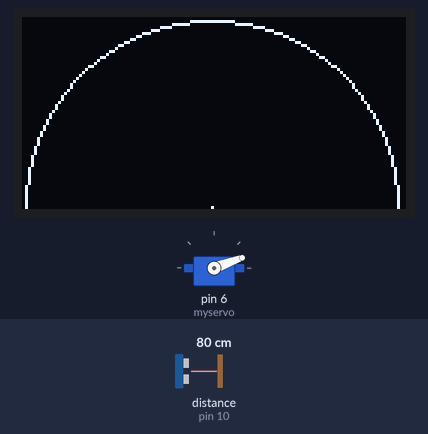
A sketch run on a simulated Arduino Uno, built with avr-gcc and run on an emulated ATmega328P. Shown: servo, 128×64 one-colour display. Wiring (inferred from the names in the program): ultrasonic range finder: trigger pin 9; echo pin 10. The test bench sets the inputs (shaded band); at power-on: distance to the obstacle (sensor on pin 10) 80 cm. The echo pulse lasts 58.3 µs per cm; what the sketch prints to the serial monitor is not drawn.

Above: at 1.2 s.
1.3 s: distance to the obstacle (sensor on pin 10) set to 60 cm
At 1.7 s:
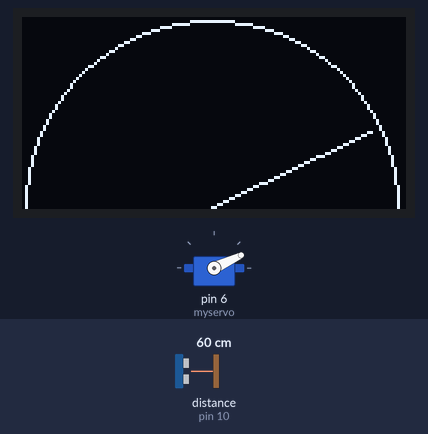
4.3 s: distance to the obstacle (sensor on pin 10) set to 2 cm
At 6.19 s:
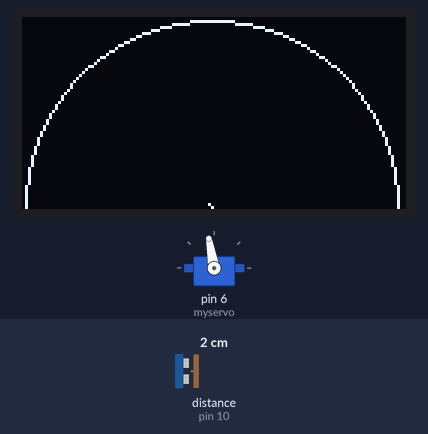
6.7 s: distance to the obstacle (sensor on pin 10) set to 4 cm
At 7.67 s:
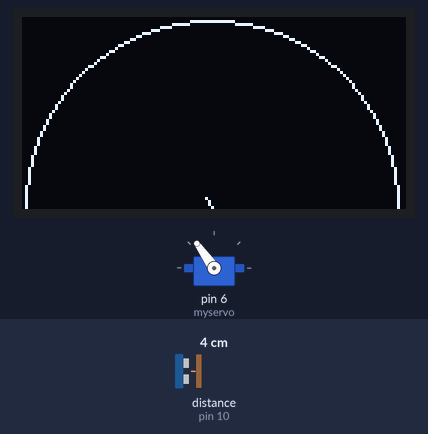
9.3 s: distance to the obstacle (sensor on pin 10) set to 18 cm
At 11.01 s:
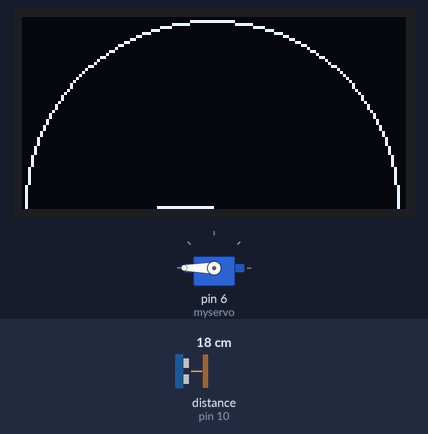
Timing chart, 0 to 12.4 s (numbered marks = the images above; inputs shaded):
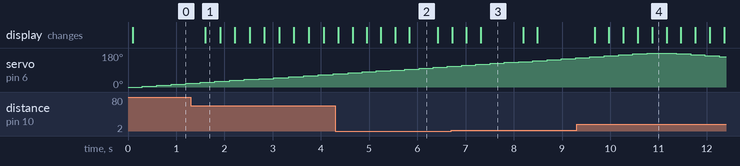

Measured:
- after the input at 1.3 s, the display: changes after 0.30 s (image 1)

The sketch:

Projekt2-Tillampad.ino
```cpp
/*
  File: Radar-Scanner-Projekt2
  Author: Karim Nagy
  Date: 2025-02-06
  Description: This program is the code for an arduino radar
*/


// Initiating libraries for servo and OLED-screen
#include <Servo.h>
#include <U8glib.h>

// Init constants
const int trigPin = 9;
const int echoPin = 10;
const int startX = 63, startY = 63;


// Init global variables
Servo myservo;
float duration, distance;
int x, y;

// Construct objects
U8GLIB_SSD1306_128X64 u8g(U8G_I2C_OPT_NO_ACK);

void setup() {

  // Attach servo and setup sensor pins
  myservo.attach(6);
  pinMode(trigPin, OUTPUT);
  pinMode(echoPin, INPUT);

  // Init communication
  Serial.begin(9600);

  // Init hardware
  u8g.setFont(u8g_font_unifont);
}

/*
* This function sweeps the servo 180 degrees back and forth, calls on the measureAndPrintDistance and calculateLineCoordinates function, and updates the OLED-screen
* Parameters: Void
* Returns: Void
*/

void sweepAndMeasure() {
  for (int pos = 0; pos <= 180; pos += 5) {
    measureAndPrintDistance(pos);
    calculateLineCoordinates(pos);
    u8g.firstPage();
    do {
      u8g.drawLine(startX, startY, x, y); // Draws a line on the OLED-screen using the variables  x and y
      u8g.drawCircle(63, 63, 62); // Draws a circle on the OLED-screen
    } while (u8g.nextPage());
    delay(200);
  }
  for (int pos = 180; pos >= 0; pos -= 5) {
    measureAndPrintDistance(pos);
    calculateLineCoordinates(pos);
    u8g.firstPage();
    do {
      u8g.drawLine(startX, startY, x, y);
      u8g.drawCircle(63, 63, 62);
    } while (u8g.nextPage());
    delay(200);
  }
}

/*
* This function measures the distance with the ultrasonicsensor and prints it along with the degrees in the serial monitor and also stores distance as a global variable
* Parameters: pos - the current servo position
* Returns: Void
*/

void measureAndPrintDistance(int pos) {

  myservo.write(pos);
  delay(15);

  digitalWrite(trigPin, LOW);
  delayMicroseconds(2);
  digitalWrite(trigPin, HIGH);
  delayMicroseconds(10);
  digitalWrite(trigPin, LOW);

  duration = pulseIn(echoPin, HIGH);

  distance = (duration * 0.0343) / 2;

  Serial.print("Position: ");
  Serial.print(pos);
  Serial.print("\u00b0 - Distance: ");
  Serial.println(distance);
}

/*
* This function calculates the end coordinates of the line on the servo based on the servo position and the ultrasonicsensors measured distance, and also stores x and y as global variables
* Parameters: pos - the current servo position
* Returns: Void
*/

void calculateLineCoordinates(int pos) {
  const int Max_distance = 62;

  if (distance > Max_distance) {
    x = startX;
    y = startY;
    return;
  }

  int lineLength = map(distance, 0, Max_distance, 0, 62);
  float angleRad = pos * M_PI / 180.0;

  x = 63 + lineLength * cos(angleRad);
  y = 63 - lineLength * sin(angleRad);
}


void loop() {
  sweepAndMeasure(); // Continuously runs sweepAndMeasure function
}
```
